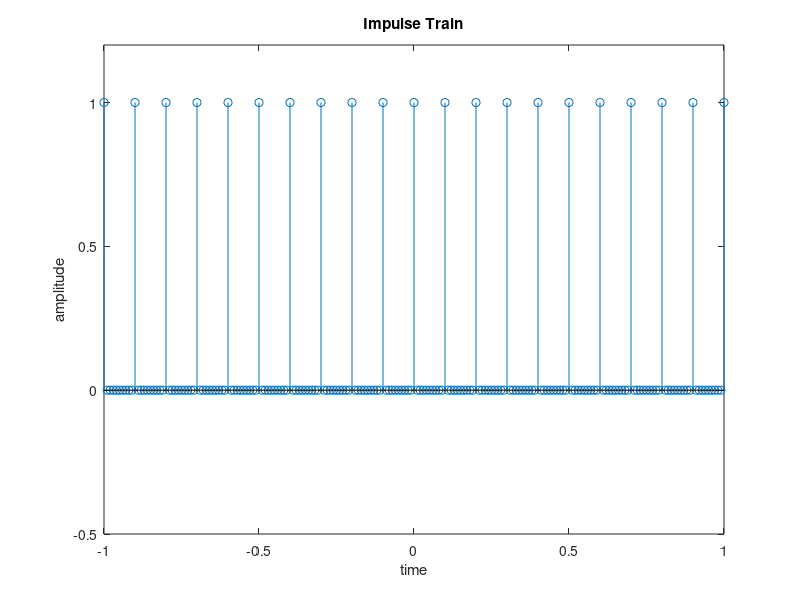

Source code (MATLAB):
f=10;           %frequency of the impulse in Hz
fs=f*10;            % sample frequency is 10 times higher
t=-1:1/fs:1    % time vector
y=zeros(size(t));
y(1:fs/f:end)=1
stem(t,y);
axis([-1 1 -.5 1.2]);
xlabel('time');
ylabel('amplitude');
title('Impulse Train')